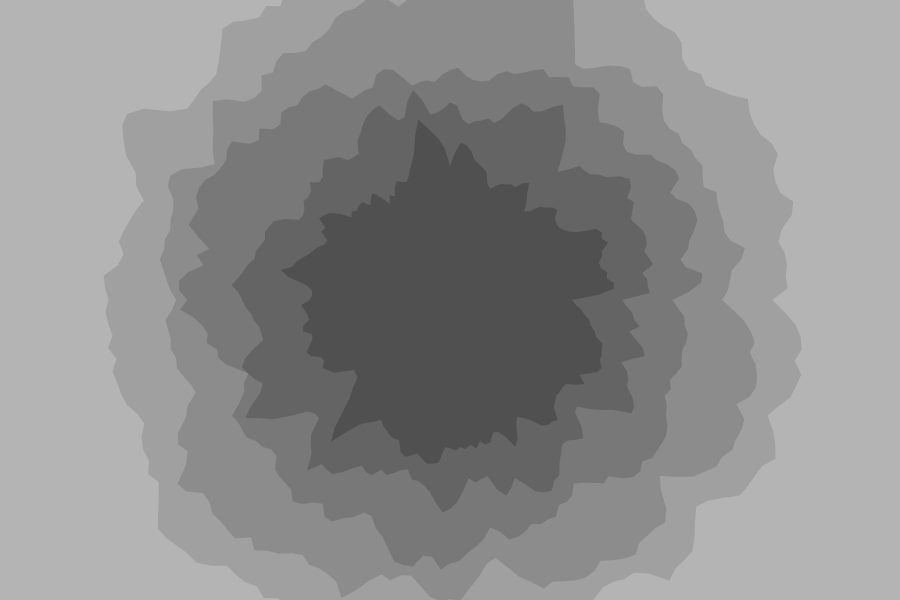
Frame 1 (no input)
Frame 60 (no input): identical to frame 1, image omitted
Frame 120 (the mouse pressed at the canvas centre since frame 60): identical to frame 1, image omitted

The p5.js sketch that drew this single still picture (run headless with seeded random() and noise() and a simulated clock; from frame 60 on, the mouse is pressed at the canvas centre):

// p5.js sketch
// ── sketch.js
var origin;

var radius = 100;
var layerWidth = 50;
var noiseIntensity = 100;
var layerCount = 5;
var seed;

var layerCountSlider;
var layerWidthSlider;
var radiusSlider;

function setup() {
	createCanvas(900,600);
	pixelDensity(1);

	origin = createVector(width/2, height/2);
	seed = millis();

	var angle = 0;

	angleMode(DEGREES);

	createSliders();
}

function draw() {
	updateSliders();

	background(80);

	for (var l = 0; l < layerCount; l++) {
		fill(100 + l * 20);
		strokeWeight(0);
		beginShape();
		vertex(width, 0); //top right

		//Used for saving the first point to complete the circle
		var first; 

		//Iterate radially around our hole
		noiseSeed(seed + l);
		for (var i = 0; i <= 360; i+=2) {
			var pos = evalCircle(radius + l * layerWidth, i);
			if (i == 0) {first = pos;}
			if (i >= 360) {pos = first;}
			vertex(pos.x, pos.y);
		}

		//Finish perimeter
		vertex(width, 0); //top right
		vertex(0, 0);// top left
		vertex(0, height); // bottom left
		vertex(width, height); // bottom right
		endShape();
	}
}

function evalCircle(radius, angle) {

	//Sample next noise iteration
	var rad = radius + noise(angle * 0.1) * noiseIntensity;

	//Get our new point
	var pos = p5.Vector.add(origin, createVector(rad * cos(angle), rad * sin(angle)));

	return pos;
}

function createSliders() {
	layerCountSlider = createSlider(1, 10, layerCount, 1);
	layerCountSlider.position(width + 20, 20);
	layerWidthSlider = createSlider(5, 100, layerWidth, 1);	
	layerWidthSlider.position(width + 20, 40);
	radiusSlider = createSlider(1, 500, radius, 1);
	radiusSlider.position(width + 20, 60);
}

function updateSliders() {
	layerCount = layerCountSlider.value();
	layerWidth = layerWidthSlider.value();
	radius = radiusSlider.value();
}

function mouseClicked() {
	seed = millis();
}
